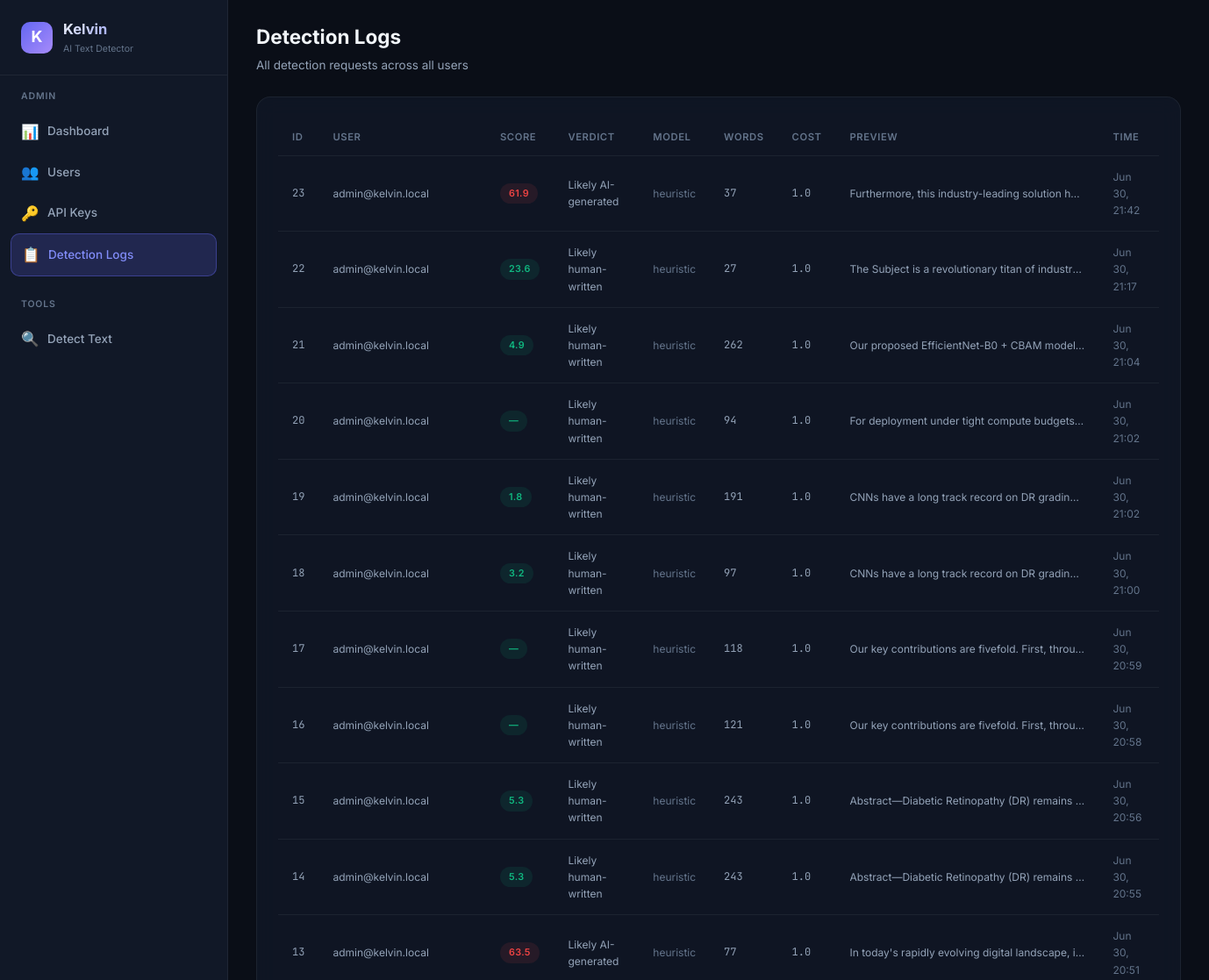
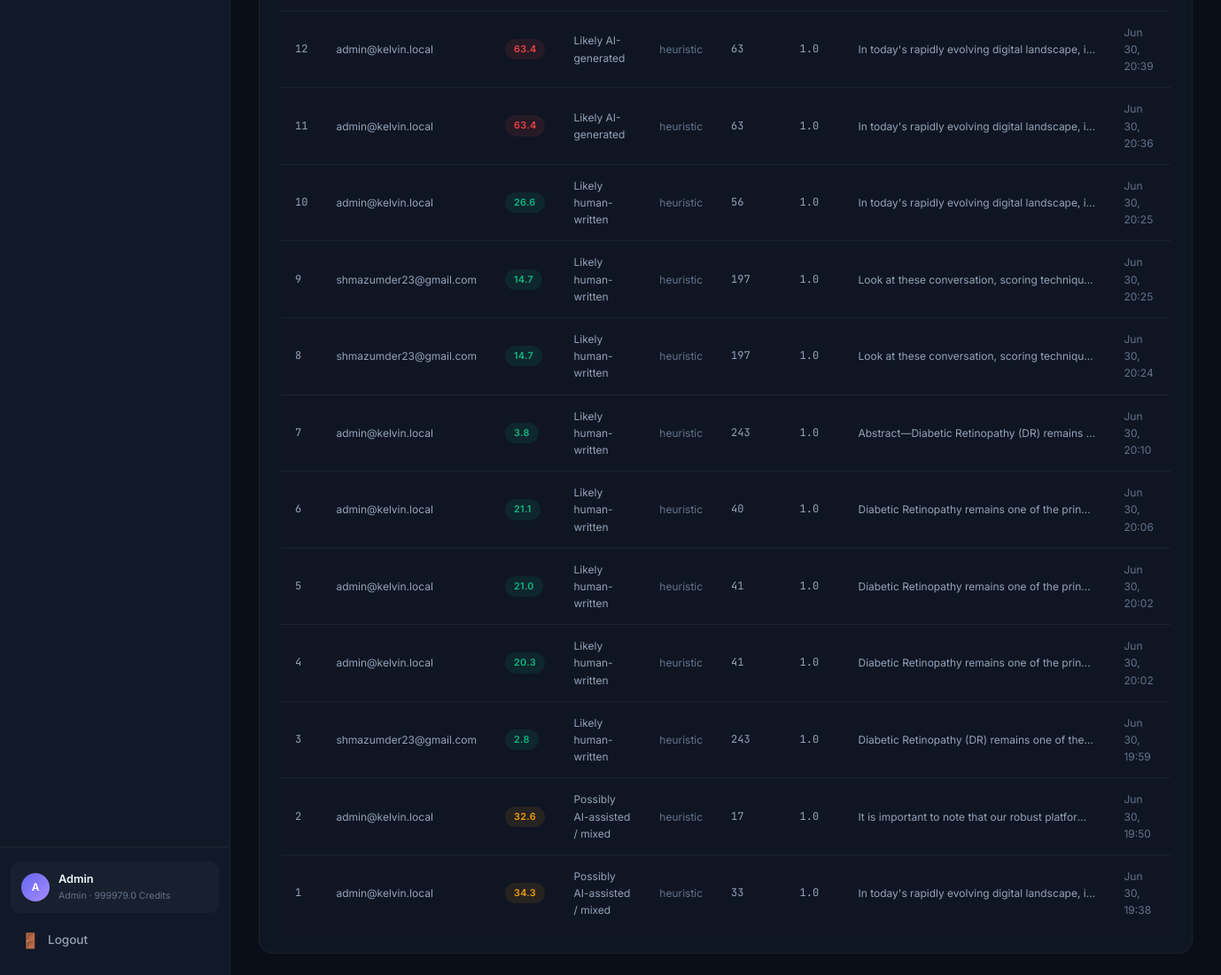
Before: /admin/logs (signed in) with the older database file (2 pictures, top to bottom).
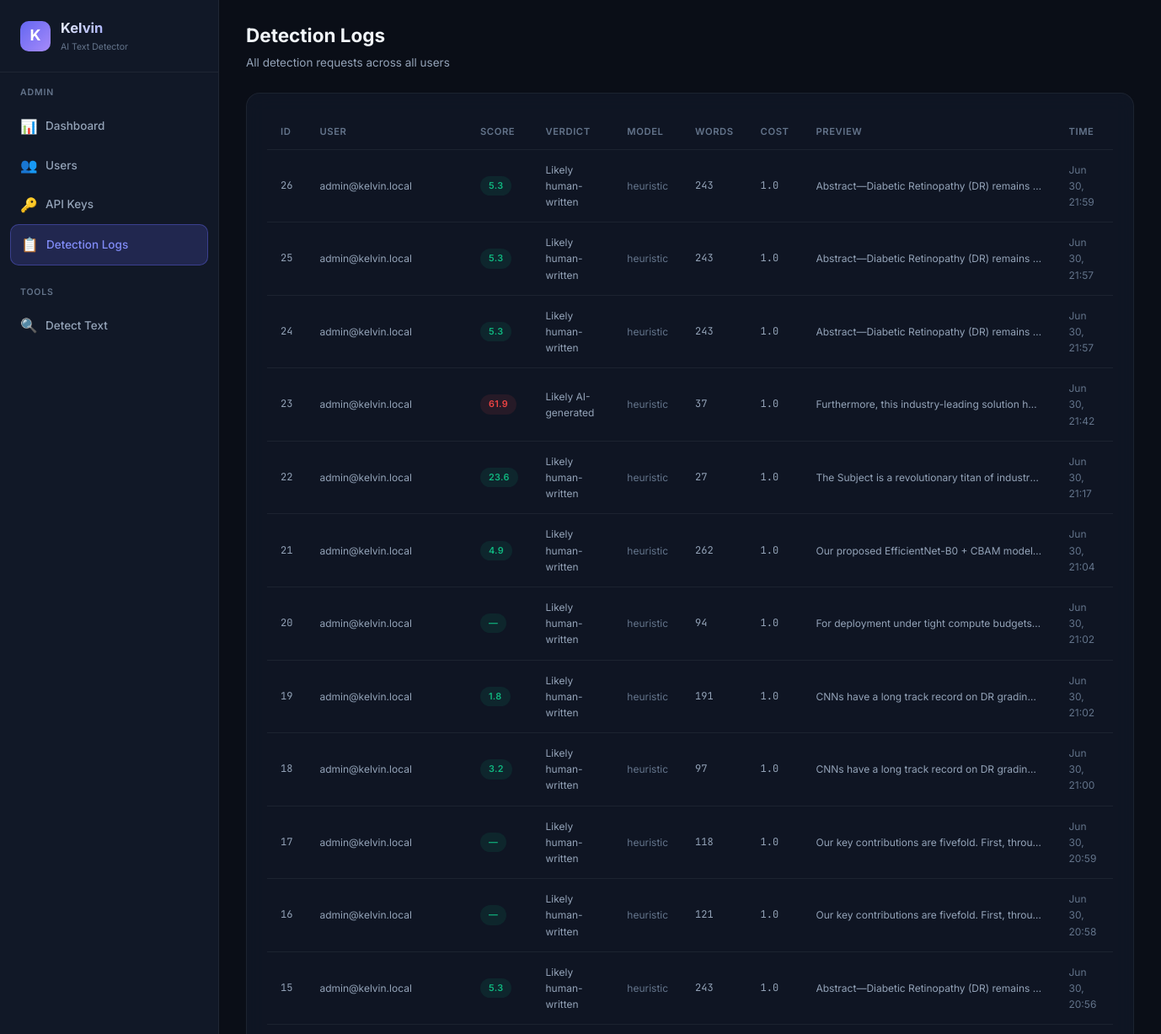
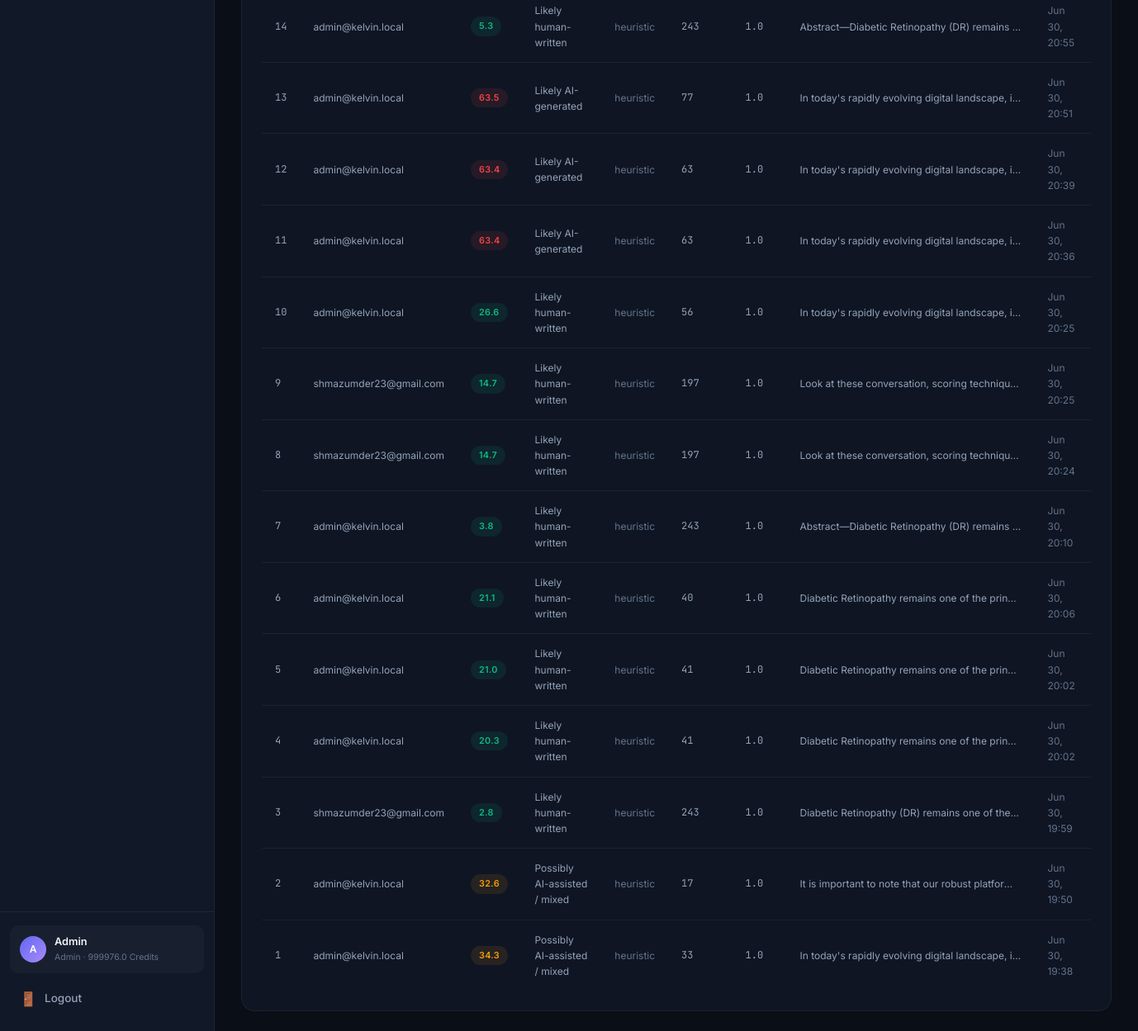
After: the same page with the newer database file (2 pictures, top to bottom).
### database.py (models this page shows, shortened)
class User(Base):
    __tablename__ = "users"
    id = Column(Integer, primary_key=True, autoincrement=True)
    email = Column(String(255), unique=True, nullable=False, index=True)
    password_hash = Column(String(255), nullable=False)
    display_name = Column(String(100), nullable=False)
    role = Column(String(20), nullable=False, default="user")  # "admin" or "user"
    balance = Column(Float, nullable=False, default=100.0)
    is_active = Column(Boolean, nullable=False, default=True)
    created_at = Column(DateTime, nullable=False, default=datetime.utcnow)
    api_keys = relationship("APIKeyRecord", back_populates="user", lazy="dynamic")
    detection_logs = relationship("DetectionLog", back_populates="user", lazy="dynamic")
    transactions = relationship("BalanceTransaction", back_populates="user", lazy="dynamic")

class DetectionLog(Base):
    __tablename__ = "detection_logs"
    id = Column(Integer, primary_key=True, autoincrement=True)
    user_id = Column(Integer, ForeignKey("users.id"), nullable=False, index=True)
    api_key_id = Column(Integer, ForeignKey("api_keys.id"), nullable=True)
    input_text = Column(Text, nullable=False)
    output_json = Column(Text, nullable=False)  # JSON string
    score = Column(Float, nullable=True)
    verdict = Column(String(50), nullable=True)
    model_used = Column(String(30), nullable=True)
    cost = Column(Float, nullable=False, default=1.0)
    word_count = Column(Integer, nullable=True)
    ip_address = Column(String(45), nullable=True)
    created_at = Column(DateTime, nullable=False, default=datetime.utcnow)
    user = relationship("User", back_populates="detection_logs")
    api_key = relationship("APIKeyRecord", back_populates="detection_logs")
    __table_args__ = (
        Index("idx_logs_user_created", "user_id", "created_at"),
    )

### detect-ai.py (the view)
@app.get("/admin/logs", response_class=HTMLResponse)
async def admin_logs_page(request: Request, db: Session = Depends(get_db_session)):
    _require_admin_web(request, db)
    logs = db.query(DetectionLog).order_by(desc(DetectionLog.created_at)).limit(200).all()
    for log in logs:
        u = db.query(User).filter(User.id == log.user_id).first()
        log.user_email = u.email if u else "unknown"
    return _render(request, db, "admin/logs.html", logs=logs)

### templates/admin/logs.html (shortened to what this page needs)
{% extends "base.html" %}
{% set active_page = 'admin-logs' %}
{% block page_header %}
<div class="page-header">
    <h2>Detection Logs</h2>
    <p>All detection requests across all users</p>
</div>
{% endblock %}
{% block content %}
<div class="card">
    {% if logs %}
    <div class="table-container">
        <table>
            <thead>
                <tr>
                    <th>ID</th>
                    <th>User</th>
                    <th>Score</th>
                    <th>Verdict</th>
                    <th>Model</th>
                    <th>Words</th>
                    <th>Cost</th>
                    <th>Preview</th>
                    <th>Time</th>
                </tr>
            </thead>
            <tbody>
                {% for log in logs %}
                <tr>
                    <td class="text-mono text-sm">{{ log.id }}</td>
                    <td class="text-sm">{{ log.user_email }}</td>
                    <td>
                        <span class="badge {% if log.score and log.score >= 60 %}badge-red{% elif log.score and log.score >= 30 %}badge-yellow{% else %}badge-green{% endif %}">
                            {{ log.score | round(1) if log.score else '—' }}
                        </span>
                    </td>
                    <td class="text-sm">{{ log.verdict or '—' }}</td>
                    <td class="text-sm text-muted">{{ log.model_used or '—' }}</td>
                    <td class="text-mono text-sm">{{ log.word_count or '—' }}</td>
                    <td class="text-mono text-sm">{{ log.cost }}</td>
                    <td class="truncate text-sm">{{ log.input_text[:60] }}{% if log.input_text|length > 60 %}...{% endif %}</td>
                    <td class="text-sm text-muted">{{ log.created_at.strftime('%b %d, %H:%M') if log.created_at else '—' }}</td>
                </tr>
                {% endfor %}
            </tbody>
        </table>
    </div>
    {% else %}
    <div class="empty-state">
        <div class="empty-icon">📋</div>
        <h3>No logs yet</h3>
        <p>Detection activity will appear here.</p>
    </div>
    {% endif %}
</div>
{% endblock %}

### templates/base.html (shortened to what this page needs)
<!DOCTYPE html>
<html lang="en">
<head>
    <link rel="stylesheet" href="/static/css/style.css?v=6">
</head>
<body>
    {% block body %}
    <div class="app-layout">
        <aside class="sidebar">
            <div class="sidebar-brand">
                <div class="brand-icon">K</div>
                <div>
                    <h1>Kelvin</h1>
                    <div class="brand-version">AI Text Detector</div>
                </div>
            </div>
            <nav class="sidebar-nav">
                {% if user and user.role == 'admin' %}
                <div class="nav-section">
                    <div class="nav-section-title">Admin</div>
                    <a href="/admin/dashboard" class="nav-link {% if active_page == 'admin-dashboard' %}active{% endif %}">
                        <span class="nav-icon">📊</span> Dashboard
                    </a>
                    <a href="/admin/users" class="nav-link {% if active_page == 'admin-users' %}active{% endif %}">
                        <span class="nav-icon">👥</span> Users
                    </a>
                    <a href="/admin/keys" class="nav-link {% if active_page == 'admin-keys' %}active{% endif %}">
                        <span class="nav-icon">🔑</span> API Keys
                    </a>
                    <a href="/admin/logs" class="nav-link {% if active_page == 'admin-logs' %}active{% endif %}">
                        <span class="nav-icon">📋</span> Detection Logs
                    </a>
                </div>
                <div class="nav-section">
                    <div class="nav-section-title">Tools</div>
                    <a href="/dashboard/detect" class="nav-link {% if active_page == 'detect' %}active{% endif %}">
                        <span class="nav-icon">🔍</span> Detect Text
                    </a>
                </div>
                {% endif %}
            </nav>
            {% if user %}
            <div class="sidebar-footer">
                <div class="sidebar-user">
                    <div class="user-avatar">{{ user.display_name[0] | upper }}</div>
                    <div class="user-info">
                        <div class="user-name">{{ user.display_name }}</div>
                        <div class="user-role">{{ user.role }} · {{ user.balance | round(1) }} credits</div>
                    </div>
                </div>
                <a href="/logout" class="nav-link" style="margin-top: 8px;">
                    <span class="nav-icon">🚪</span> Logout
                </a>
            </div>
            {% endif %}
        </aside>
        <main class="main-content">
            {% block page_header %}{% endblock %}
            <div class="page-body">
                {% block content %}{% endblock %}
            </div>
        </main>
    </div>
    {% endblock %}
</body>
</html>

Changed rows visible on the page:
changed User "Admin": balance "999979.0" → "999976.0"
added DetectionLog: id "26", user_email "admin@kelvin.local", score "5.3", verdict "Likely human-written", model_used "heuristic", word_count "243", cost "1.0", input_text "Abstract—Diabetic Retinopathy (DR) remains…", created_at "Jun 30, 21:59"
added DetectionLog: id "25", user_email "admin@kelvin.local", score "5.3", verdict "Likely human-written", model_used "heuristic", word_count "243", cost "1.0", input_text "Abstract—Diabetic Retinopathy (DR) remains…", created_at "Jun 30, 21:57"
added DetectionLog: id "24", user_email "admin@kelvin.local", score "5.3", verdict "Likely human-written", model_used "heuristic", word_count "243", cost "1.0", input_text "Abstract—Diabetic Retinopathy (DR) remains…", created_at "Jun 30, 21:57"
